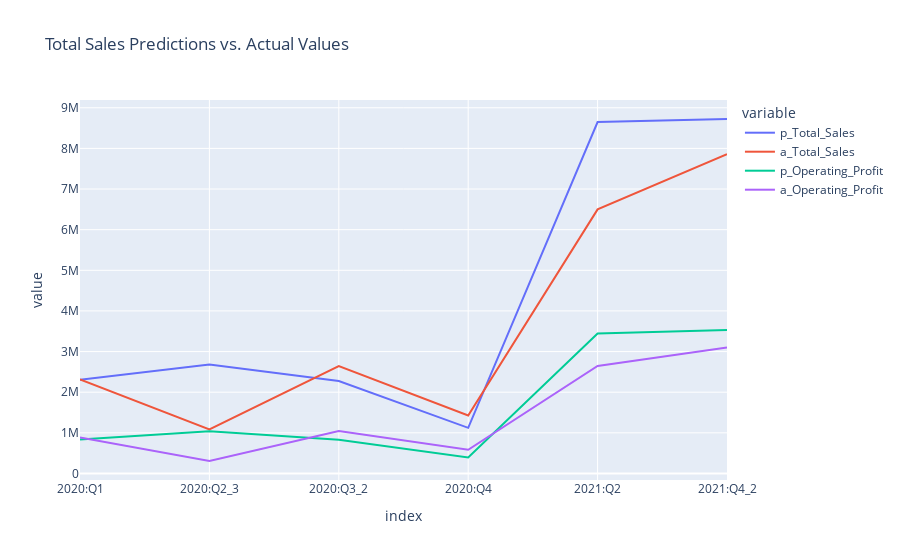

The cell this chart's notebook holds for it:
### Code cell
#Plot the predictions vs. the actual values
px.line(dtr_predictions_df, x=dtr_predictions_df.index, y=['p_Total_Sales', 'a_Total_Sales', 'p_Operating_Profit', 'a_Operating_Profit'], title='Total Sales Predictions vs. Actual Values')

### Figure 1 — Plotly figure (JSON) as saved in the notebook; plotly's stock layout.template omitted (floating-point values rounded to 4 significant figures)
{"data": [{"hovertemplate": "variable=p_Total_Sales<br>index=%{x}<br>value=%{y}<extra></extra>", "legendgroup": "p_Total_Sales", "line": {"color": "#636efa", "dash": "solid"}, "marker": {"symbol": "circle"}, "mode": "lines", "name": "p_Total_Sales", "orientation": "v", "showlegend": true, "type": "scatter", "x": ["2020:Q1", "2020:Q2_3", "2020:Q3_2", "2020:Q4", "2021:Q2", "2021:Q4_2"], "xaxis": "x", "y": [2308000.0, 2679000.0, 2275037, 1123626, 8648000.0, 8723000.0], "yaxis": "y"}, {"hovertemplate": "variable=a_Total_Sales<br>index=%{x}<br>value=%{y}<extra></extra>", "legendgroup": "a_Total_Sales", "line": {"color": "#EF553B", "dash": "solid"}, "marker": {"symbol": "circle"}, "mode": "lines", "name": "a_Total_Sales", "orientation": "v", "showlegend": true, "type": "scatter", "x": ["2020:Q1", "2020:Q2_3", "2020:Q3_2", "2020:Q4", "2021:Q2", "2021:Q4_2"], "xaxis": "x", "y": [2312746, 1084194, 2641630, 1428569, 6498339, 7855000.0], "yaxis": "y"}, {"hovertemplate": "variable=p_Operating_Profit<br>index=%{x}<br>value=%{y}<extra></extra>", "legendgroup": "p_Operating_Profit", "line": {"color": "#00cc96", "dash": "solid"}, "marker": {"symbol": "circle"}, "mode": "lines", "name": "p_Operating_Profit", "orientation": "v", "showlegend": true, "type": "scatter", "x": ["2020:Q1", "2020:Q2_3", "2020:Q3_2", "2020:Q4", "2021:Q2", "2021:Q4_2"], "xaxis": "x", "y": [838100.0, 1038000.0, 828700.0, 395100.0, 3443000.0, 3533000.0], "yaxis": "y"}, {"hovertemplate": "variable=a_Operating_Profit<br>index=%{x}<br>value=%{y}<extra></extra>", "legendgroup": "a_Operating_Profit", "line": {"color": "#ab63fa", "dash": "solid"}, "marker": {"symbol": "circle"}, "mode": "lines", "name": "a_Operating_Profit", "orientation": "v", "showlegend": true, "type": "scatter", "x": ["2020:Q1", "2020:Q2_3", "2020:Q3_2", "2020:Q4", "2021:Q2", "2021:Q4_2"], "xaxis": "x", "y": [883800.0, 307000.0, 1043000.0, 582300.0, 2644000.0, 3102000.0], "yaxis": "y"}], "layout": {"legend": {"title": {"text": "variable"}, "tracegroupgap": 0}, "title": {"text": "Total Sales Predictions vs. Actual Values"}, "xaxis": {"anchor": "y", "domain": [0, 1], "title": {"text": "index"}}, "yaxis": {"anchor": "x", "domain": [0, 1], "title": {"text": "value"}}}}
